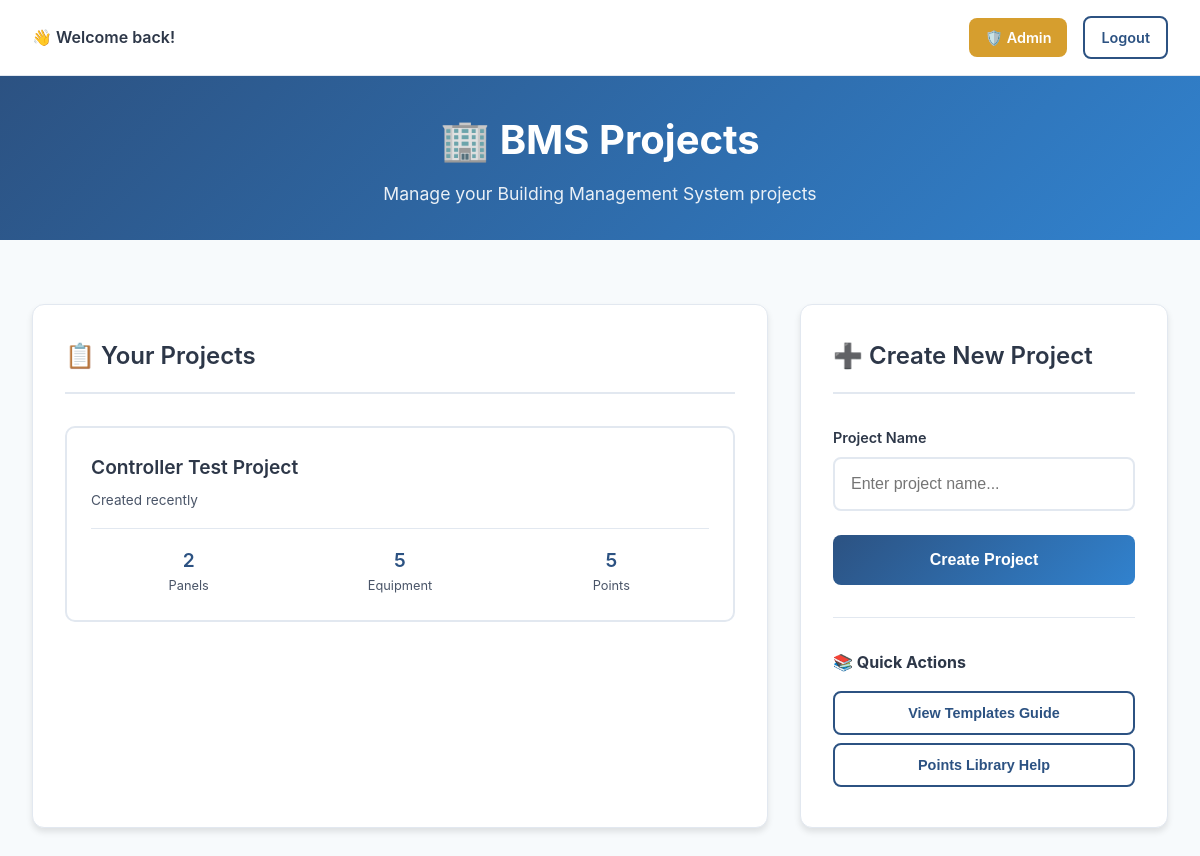
Page /projects (signed in) on the earlier database version.
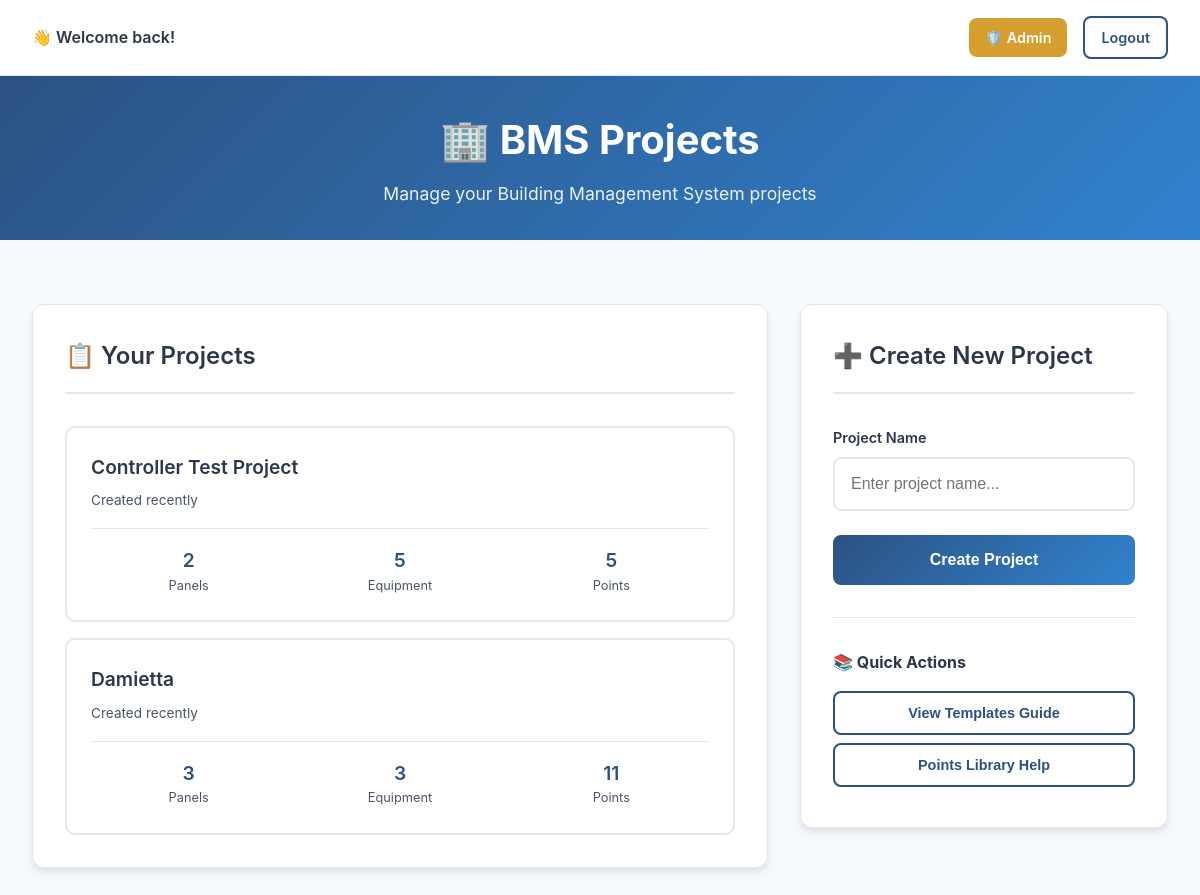
Same page on the later database version.
### app.py (models this page shows)
class Project(db.Model):
    id = db.Column(db.Integer, primary_key=True)
    name = db.Column(db.String(120), nullable=False)
    user_id = db.Column(db.Integer, db.ForeignKey('user.id'), nullable=False)

### app.py (the view)
@app.route('/projects')
@login_required
def project_selection():
    projects = Project.query.filter_by(user_id=current_user.id).all()
    project_stats = []
    for project in projects:
        panels_count = Panel.query.filter_by(project_id=project.id).count()
        equipment_count = ScheduledEquipment.query.filter_by(project_id=project.id).count()
        points_count = db.session.query(db.func.count(selected_points_association.c.point_template_id))\
            .join(ScheduledEquipment, selected_points_association.c.scheduled_equipment_id == ScheduledEquipment.id)\
            .filter(ScheduledEquipment.project_id == project.id).scalar() or 0
        project_stats.append({
            'project': project,
            'panels_count': panels_count,
            'equipment_count': equipment_count,
            'points_count': points_count
        })
    return render_template('projects.html', project_stats=project_stats)

### app.py (called while the page is built)
@login_manager.user_loader
def load_user(user_id):
    return User.query.get(int(user_id))

### templates/projects.html (shortened to what this page needs)
<!DOCTYPE html>
<html lang="en">
<head>
</head>
<body>
    <div class="user-info">
        <div class="welcome-text">👋 Welcome back!</div>
        <div class="nav-links">
            {% if current_user.is_admin %}
                <a href="{{ url_for('admin_dashboard') }}" class="btn btn-warning" style="padding: 0.5rem 1rem; font-size: 0.9rem; margin-right: 0.5rem;">🛡️ Admin</a>
            {% endif %}
            <a href="{{ url_for('logout') }}" class="btn btn-secondary" style="padding: 0.5rem 1rem; font-size: 0.9rem;">Logout</a>
        </div>
    </div>
    <div class="header">
        <h1>🏢 BMS Projects</h1>
        <p>Manage your Building Management System projects</p>
    </div>
    <div class="container">
        <div class="main-content">
            <div class="projects-section">
                <div class="section-header">
                    <div class="section-title">
                        📋 Your Projects
                    </div>
                </div>
                <div id="projects-container" class="projects-grid">
                    {% if project_stats %}
                        {% for project_stat in project_stats %}
                        <div class="project-card" onclick="openProject({{ project_stat.project.id }})">
                            <div class="project-header">
                                <div>
                                    <div class="project-name">{{ project_stat.project.name }}</div>
                                    <div class="project-meta">Created recently</div>
                                </div>
                            </div>
                            <div class="project-stats">
                                <div class="stat-item">
                                    <div class="stat-value">{{ project_stat.panels_count }}</div>
                                    <div class="stat-label">Panels</div>
                                </div>
                                <div class="stat-item">
                                    <div class="stat-value">{{ project_stat.equipment_count }}</div>
                                    <div class="stat-label">Equipment</div>
                                </div>
                                <div class="stat-item">
                                    <div class="stat-value">{{ project_stat.points_count }}</div>
                                    <div class="stat-label">Points</div>
                                </div>
                            </div>
                        </div>
                        {% endfor %}
                    {% else %}
                        <div class="empty-state">
                            <h3>🚀 Ready to Start?</h3>
                            <p>Create your first BMS project to begin configuring equipment and managing I/O points.</p>
                        </div>
                    {% endif %}
                </div>
            </div>
            <div class="create-section">
                <div class="section-header">
                    <div class="section-title">
                        ➕ Create New Project
                    </div>
                </div>
                <form id="new-project-form" class="create-form">
                    <div class="form-group">
                        <label for="project-name">Project Name</label>
                        <input type="text" id="project-name" required placeholder="Enter project name..." maxlength="100">
                    </div>
                    <button type="submit" class="btn btn-primary">
                        Create Project
                    </button>
                </form>
                <div class="quick-actions">
                    <h4>📚 Quick Actions</h4>
                    <button class="btn btn-secondary" onclick="showTemplatesInfo()">
                        View Templates Guide
                    </button>
                    <button class="btn btn-secondary" onclick="showPointsInfo()">
                        Points Library Help
                    </button>
                </div>
            </div>
        </div>
    </div>
</body>
</html>

### templates/projects.html (style rules this page uses)
:root { --primary-color: #2c5282; --secondary-color: #3182ce; --success-color: #48bb78; --danger-color: #e53e3e; --warning-color: #d69e2e; --background-color: #f7fafc; --white: #ffffff; --text-primary: #2d3748; --text-secondary: #4a5568; --border-color: #e2e8f0; --shadow: 0 4px 6px rgba(0, 0, 0, 0.1); --shadow-hover: 0 8px 15px rgba(0, 0, 0, 0.15); }
* { margin: 0; padding: 0; box-sizing: border-box; }
body { font-family: -apple-system, BlinkMacSystemFont, "Segoe UI", Roboto, "Helvetica Neue", Arial, sans-serif; background-color: var(--background-color); color: var(--text-primary); line-height: 1.6; min-height: 100vh; }
.header { background: linear-gradient(135deg, var(--primary-color), var(--secondary-color)); color: var(--white); padding: 2rem 0; text-align: center; }
.header h1 { font-size: 2.5rem; font-weight: 700; margin-bottom: 0.5rem; }
.header p { font-size: 1.1rem; opacity: 0.9; }
.container { max-width: 1200px; margin: 0 auto; padding: 2rem; }
.main-content { display: grid; grid-template-columns: 2fr 1fr; gap: 2rem; margin-top: 2rem; }
.projects-section { background: var(--white); border-radius: 12px; padding: 2rem; box-shadow: var(--shadow); border: 1px solid var(--border-color); }
.section-header { display: flex; align-items: center; justify-content: space-between; margin-bottom: 2rem; padding-bottom: 1rem; border-bottom: 2px solid var(--border-color); }
.section-title { font-size: 1.5rem; font-weight: 600; color: var(--text-primary); display: flex; align-items: center; gap: 0.5rem; }
.projects-grid { display: grid; gap: 1rem; }
.project-card { background: var(--white); border: 2px solid var(--border-color); border-radius: 10px; padding: 1.5rem; transition: all 0.3s ease; cursor: pointer; position: relative; }
.project-header { display: flex; justify-content: space-between; align-items: flex-start; margin-bottom: 1rem; }
.project-name { font-size: 1.2rem; font-weight: 600; color: var(--text-primary); margin-bottom: 0.5rem; }
.project-meta { font-size: 0.85rem; color: var(--text-secondary); }
.project-stats { display: flex; gap: 1rem; margin-top: 1rem; padding-top: 1rem; border-top: 1px solid var(--border-color); }
.stat-item { text-align: center; flex: 1; }
.stat-value { font-size: 1.2rem; font-weight: 600; color: var(--primary-color); }
.stat-label { font-size: 0.8rem; color: var(--text-secondary); }
.create-section { background: var(--white); border-radius: 12px; padding: 2rem; box-shadow: var(--shadow); border: 1px solid var(--border-color); height: fit-content; }
.create-form { display: flex; flex-direction: column; gap: 1.5rem; }
.form-group { display: flex; flex-direction: column; gap: 0.5rem; }
.form-group label { font-weight: 600; color: var(--text-primary); font-size: 0.9rem; }
.form-group input { padding: 1rem; border: 2px solid var(--border-color); border-radius: 8px; font-size: 1rem; transition: all 0.3s ease; }
.btn { padding: 1rem 1.5rem; border: none; border-radius: 8px; font-size: 1rem; font-weight: 600; cursor: pointer; transition: all 0.3s ease; text-decoration: none; text-align: center; display: inline-block; }
.btn-primary { background: linear-gradient(135deg, var(--primary-color), var(--secondary-color)); color: var(--white); }
.btn-secondary { background: var(--white); color: var(--primary-color); border: 2px solid var(--primary-color); }
.quick-actions { margin-top: 2rem; padding-top: 2rem; border-top: 1px solid var(--border-color); }
.quick-actions h4 { margin-bottom: 1rem; color: var(--text-primary); font-size: 1rem; }
.quick-actions .btn { width: 100%; margin-bottom: 0.5rem; font-size: 0.9rem; padding: 0.75rem; }
.user-info { display: flex; align-items: center; justify-content: space-between; background: var(--white); padding: 1rem 2rem; border-bottom: 1px solid var(--border-color); }
.welcome-text { font-weight: 600; color: var(--text-primary); }
.nav-links { display: flex; gap: 0.5rem; align-items: center; }
.btn-warning { background: var(--warning-color); color: var(--white); }

Differences in the rows shown:
added Project: project.name "Damietta"
Other differences:
new list line: "Created recently 3 Panels 3 Equipment 11 Points"
